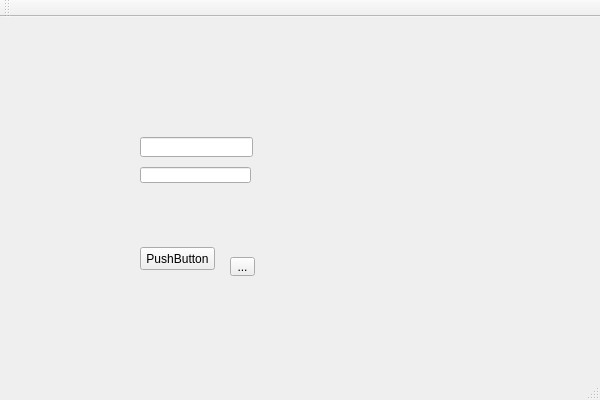
<?xml version="1.0" encoding="UTF-8"?>
<ui version="4.0">
 <class>ProjekcikClass</class>
 <widget class="QMainWindow" name="ProjekcikClass">
  <property name="geometry">
   <rect>
    <x>0</x>
    <y>0</y>
    <width>600</width>
    <height>400</height>
   </rect>
  </property>
  <property name="windowTitle">
   <string>Projekcik</string>
  </property>
  <widget class="QWidget" name="centralWidget">
   <widget class="QPushButton" name="pushButton">
    <property name="geometry">
     <rect>
      <x>140</x>
      <y>230</y>
      <width>75</width>
      <height>23</height>
     </rect>
    </property>
    <property name="text">
     <string>PushButton</string>
    </property>
   </widget>
   <widget class="QToolButton" name="toolButton">
    <property name="geometry">
     <rect>
      <x>230</x>
      <y>240</y>
      <width>25</width>
      <height>19</height>
     </rect>
    </property>
    <property name="text">
     <string>...</string>
    </property>
   </widget>
   <widget class="QLineEdit" name="lineEdit">
    <property name="geometry">
     <rect>
      <x>140</x>
      <y>120</y>
      <width>113</width>
      <height>20</height>
     </rect>
    </property>
   </widget>
   <widget class="QLineEdit" name="lineEdit_2">
    <property name="geometry">
     <rect>
      <x>140</x>
      <y>150</y>
      <width>111</width>
      <height>16</height>
     </rect>
    </property>
   </widget>
  </widget>
  <widget class="QMenuBar" name="menuBar">
   <property name="geometry">
    <rect>
     <x>0</x>
     <y>0</y>
     <width>600</width>
     <height>21</height>
    </rect>
   </property>
  </widget>
  <widget class="QToolBar" name="mainToolBar">
   <attribute name="toolBarArea">
    <enum>TopToolBarArea</enum>
   </attribute>
   <attribute name="toolBarBreak">
    <bool>false</bool>
   </attribute>
  </widget>
  <widget class="QStatusBar" name="statusBar"/>
 </widget>
 <layoutdefault spacing="6" margin="11"/>
 <resources>
  <include location="projekcik.qrc"/>
 </resources>
 <connections>
  <connection>
   <sender>pushButton</sender>
   <signal>clicked()</signal>
   <receiver>ProjekcikClass</receiver>
   <slot>close()</slot>
   <hints>
    <hint type="sourcelabel">
     <x>179</x>
     <y>274</y>
    </hint>
    <hint type="destinationlabel">
     <x>239</x>
     <y>356</y>
    </hint>
   </hints>
  </connection>
 </connections>
</ui>
